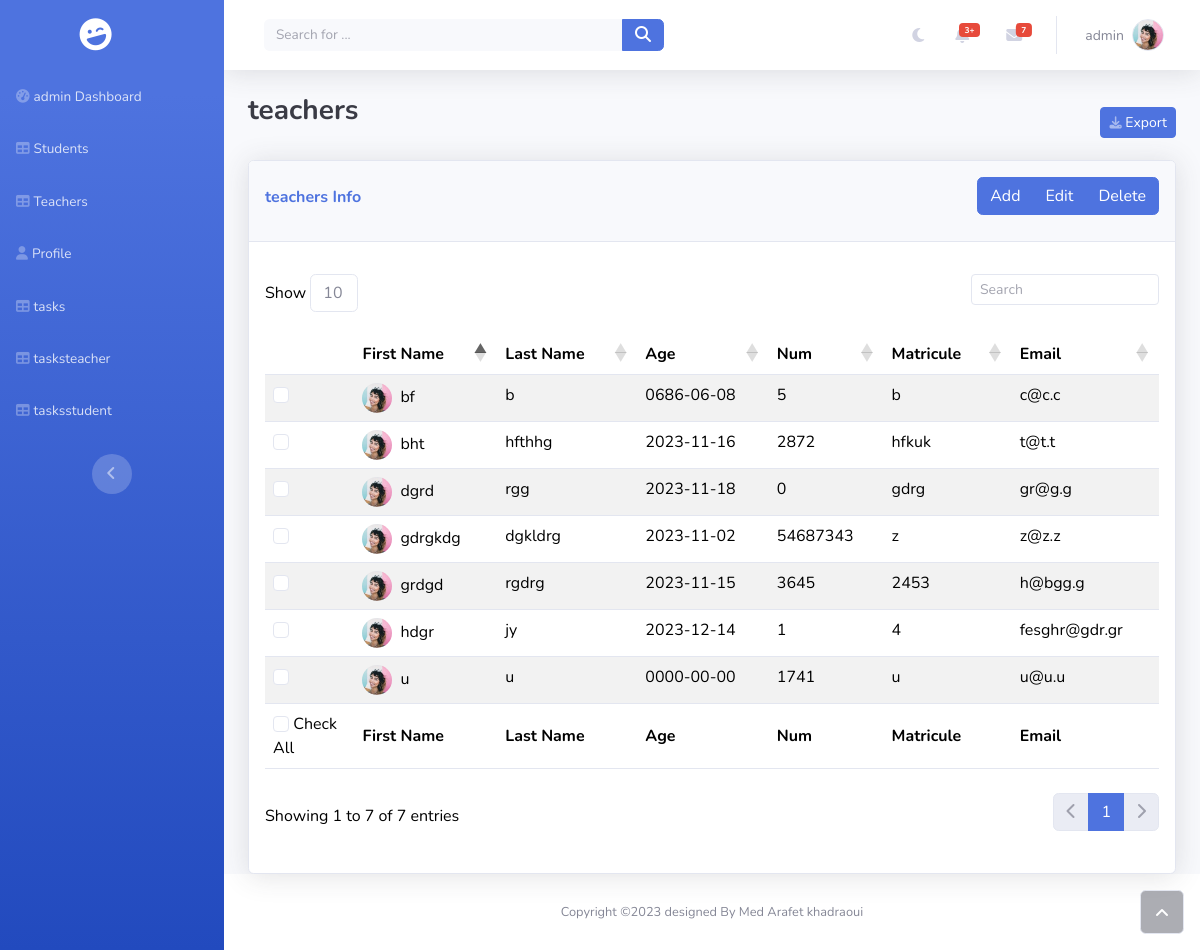
/teachers.php (signed in), run on the app's committed database.
### tables this page shows
CREATE TABLE `teachers` (
  `firstname` text NOT NULL,
  `lastname` text NOT NULL,
  `email` text NOT NULL,
  `num` int(11) NOT NULL,
  `matricule` text NOT NULL,
  `age` date NOT NULL,
  `id` int(11) NOT NULL
);

### teachers.php (the view, shortened to what this page needs)
<?php
 include 'config.php';
$sql = "SELECT * FROM teachers";
$result = $conn->query($sql);
?>
<!DOCTYPE html>
<html data-bs-theme="light" lang="en">
<head>
    <?php include 'head.php';?>
</head>
<body id="page-top">
    <div id="wrapper" >
        <?php include 'navbar.php'; ?>
        <div class="d-flex flex-column" id="content-wrapper">
            <div id="content">
                <?php include 'header.php'; ?>
                <div class="container-fluid">
                    <div class="d-sm-flex justify-content-between align-items-center mb-2">
                        <h3 class="text-dark mb-4 fw-bold">teachers</h3>
                        <a class="btn btn-primary btn-sm d-none d-sm-inline-block " role="button" href="#"><i class="fas fa-download fa-sm text-white-50"></i> Export</a>
                    </div>
                    <div class="card shadow">
                        <div class="card-header py-3 flex-row justify-content-between align-items-center">
                            <div class="col-auto float-start pt-2">
                                <p class="text-primary fw-bold">teachers Info</p>
                            </div>
                            <div class="btn-group float-end" role="group">
                                <button id="add-btn" type="button" class="btn btn-primary"  >Add</button>
                                <button id="edit-btn" type="button"class="btn btn-primary"  >Edit</button>
                                <button id="delete-btn" type="button"class="btn btn-primary" >Delete</button>
                            </div>
                        </div>
                        <div class="card-body">
                            <div class="table-responsive table mt-2" id="dataTable" role="grid" >
                                <table class="table my-0 table-striped" id="tableteacher">
                                    <thead>
                                        <tr>
                                            <th style="width: 10%;" ></th>
                                            <th>First Name</th>
                                            <th>Last Name</th>
                                            <th>Age</th>
                                            <th>Num</th>
                                            <th>Matricule</th>
                                            <th>Email</th>
                                        </tr>
                                    </thead>
                                    <tbody>
                                        <?php
                                        if ($result->num_rows > 0) {
                                            while($row = $result->fetch_assoc()) {
                                              echo '<tr><td><input class="form-check-input" type="checkbox" /></td>
                                              <td><img class="rounded-circle me-2" width="30" height="30" src="assets/img/avatars/avatar1.jpeg" />' . $row["firstname"].
                                              "</td><td>" . $row["lastname"].
                                              "</td><td>" . $row["age"].
                                              "</td><td>" . $row["num"].
                                              "</td><td>" . $row["matricule"].
                                              "</td><td>" . $row["email"]. "</td></tr>";
                                            }
                                          } else {
                                            echo "<tr>0 results</tr>";
                                          }
                                        ?>
                                    </tbody>
                                    <tfoot>
                                        <tr>
                                            <td class="col"  ><input id="check-all" class="form-check-input" type="checkbox"  <?php if ($result->num_rows === 0){ echo' disabled';} ?>/> Check All</td>
                                            <td><strong>First Name</strong></td>
                                            <td><strong>Last Name</strong></td>
                                            <td><strong>Age</strong></td>
                                            <td><strong>Num</strong></td>
                                            <td><strong>Matricule</strong></td>
                                            <td><strong>Email</strong></td>
                                        </tr>
                                    </tfoot>
                                </table>
                            </div>
                        </div>
                    </div>
                </div>
            </div>
            <footer class="bg-white sticky-footer">
                <div class="container my-auto">
                    <div class="text-center my-auto copyright"><span>Copyright ©2023 designed By Med Arafet khadraoui</span></div>
                </div>
            </footer>
        </div><a class="border rounded d-inline scroll-to-top" href="#page-top"><i class="fas fa-angle-up"></i></a>
    </div>
</body>
</html>

### data on the page
teachers: firstname "bht", lastname "hfthhg", age "2023-11-16", num "2872", matricule "hfkuk", email "t@t.t"
teachers: firstname "gdrgkdg", lastname "dgkldrg", age "2023-11-02", num "54687343", matricule "z", email "z@z.z"
teachers: firstname "bf", lastname "b", age "0686-06-08", num "5", matricule "b", email "c@c.c"
teachers: firstname "dgrd", lastname "rgg", age "2023-11-18", num "0", matricule "gdrg", email "gr@g.g"
teachers: firstname "grdgd", lastname "rgdrg", age "2023-11-15", num "3645", matricule "2453", email "h@bgg.g"
teachers: firstname "hdgr", lastname "jy", age "2023-12-14", num "1", matricule "4", email "fesghr@gdr.gr"
teachers: firstname "u", lastname "u", age "0000-00-00", num "1741", matricule "u", email "u@u.u"

### other printed values
$username "admin"
